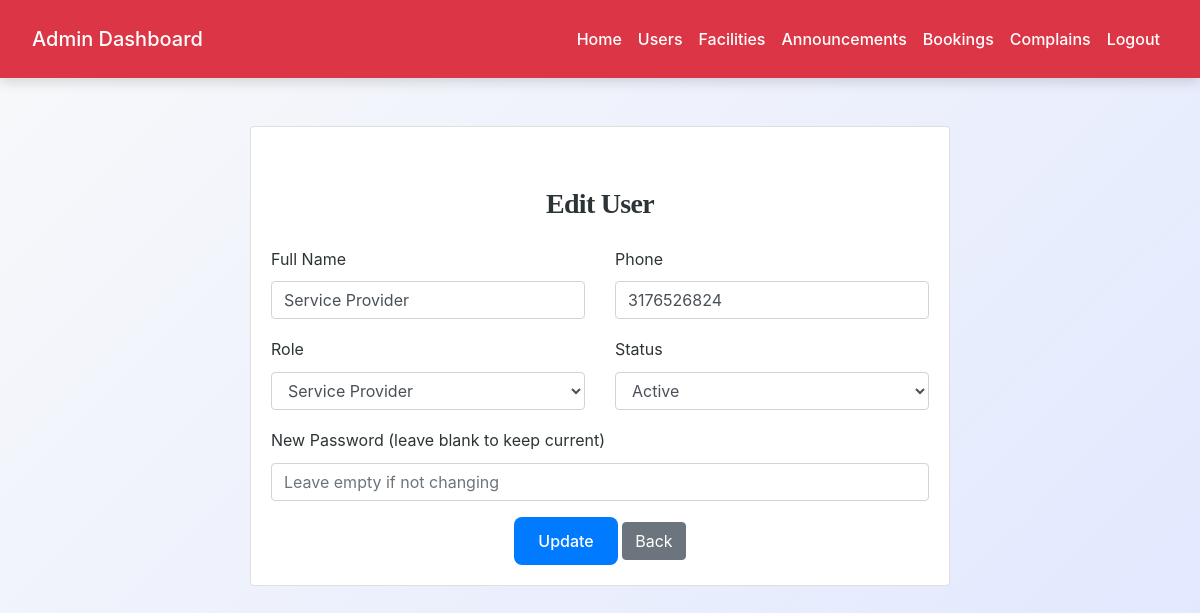
Page /admin/edit_user.php?id=2 (signed in) on the committed database.
### tables this page shows
CREATE TABLE `users` (
  `id` int(11) NOT NULL,
  `full_name` varchar(100) NOT NULL,
  `email` varchar(100) NOT NULL,
  `phone` varchar(20) DEFAULT NULL,
  `password` varchar(255) NOT NULL,
  `role` enum('admin','resident','service_provider') NOT NULL,
  `address` text DEFAULT NULL,
  `profile_picture` varchar(255) DEFAULT NULL,
  `status` enum('active','inactive','pending') DEFAULT 'pending',
  `house_no` varchar(20) DEFAULT NULL,
  `block` varchar(20) DEFAULT NULL,
  `service_type` varchar(50) DEFAULT NULL,
  `experience_years` int(11) DEFAULT NULL,
  `created_at` timestamp NOT NULL DEFAULT current_timestamp(),
  `updated_at` timestamp NOT NULL DEFAULT current_timestamp() ON UPDATE current_timestamp()
);

### admin/edit_user.php (the view, shortened to what this page needs)
<?php
include('config.php');
$id = intval($_GET['id']);
$result = mysqli_query($conn, "SELECT * FROM users WHERE id = $id");
$user = mysqli_fetch_assoc($result);
?>
<!DOCTYPE html>
<html>
<head>
    <link rel="stylesheet"
          href="https://maxcdn.bootstrapcdn.com/bootstrap/4.5.2/css/bootstrap.min.css">
    <link rel="stylesheet" href="../css/style.css">
</head>
<body>
<?php include('admin_navbar.php'); ?>
<div class="container mt-5">
    <div class="card mx-auto" style="max-width: 700px;">
        <div class="card-body">
            <h3 class="text-center mb-4">Edit User</h3>
            <form method="POST">
                <div class="row">
                    <div class="col-md-6 mb-3">
                        <label>Full Name</label>
                        <input type="text"
                               name="full_name"
                               value="<?= htmlspecialchars($user['full_name']) ?>"
                               class="form-control"
                               required>
                    </div>
                    <div class="col-md-6 mb-3">
                        <label>Phone</label>
                        <input type="text"
                               name="phone"
                               value="<?= htmlspecialchars($user['phone']) ?>"
                               class="form-control">
                    </div>
                    <div class="col-md-6 mb-3">
                        <label>Role</label>
                        <select name="role" class="form-control">
                            <option value="service_provider" <?= $user['role']=='service_provider'?'selected':'' ?>>Service Provider</option>
                        </select>
                    </div>
                    <div class="col-md-6 mb-3">
                        <label>Status</label>
                        <select name="status" class="form-control">
                            <option value="active" <?= $user['status']=='active'?'selected':'' ?>>Active</option>
                        </select>
                    </div>
                    <div class="col-md-12 mb-3">
                        <label>New Password (leave blank to keep current)</label>
                        <input type="password"
                               name="password"
                               class="form-control"
                               placeholder="Leave empty if not changing">
                    </div>
                </div>
                <div class="text-center">
                    <button type="submit" class="btn btn-primary">Update</button>
                    <a href="view_users.php" class="btn btn-secondary">Back</a>
                </div>
            </form>
        </div>
    </div>
</div>
</body>
</html>

### css/style.css (style rules this page uses)
:root { --primary: #007bff; --secondary: #6c757d; --success: #28a745; --info: #17a2b8; --warning: #ffc107; --danger: #dc3545; --light: #f8f9fa; --dark: #2d3436; --accent: #ff6f61; --highlight: #6f42c1; --shadow: rgba(0, 0, 0, 0.15); --transition: all 0.3s ease-in-out; }
body { font-family: 'Inter', 'Segoe UI', Tahoma, Geneva, Verdana, sans-serif; background: linear-gradient(135deg, var(--light) 0%, #e0e7ff 100%); color: var(--dark); line-height: 1.8; margin: 0; padding: 0; min-height: 100vh; font-size: 16px; }
h1, h2, h3, h4 { text-align: center; margin: 2.5rem 0; font-family: 'Georgia', 'Times New Roman', serif; color: var(--dark); font-weight: 700; letter-spacing: -0.025em; }
h3 { font-size: 1.75rem; }
.container { max-width: 1200px; margin: 0 auto 3rem; padding: 0 1.5rem; }
.btn-primary { background-color: var(--primary); color: #fff; border: none; border-radius: 8px; padding: 0.75rem 1.5rem; font-size: 1rem; font-weight: 500; cursor: pointer; transition: var(--transition); display: inline-flex; align-items: center; justify-content: center; }
a { color: var(--primary); text-decoration: none; font-weight: 500; transition: var(--transition); }

### rows in the picture
users: full_name "Service Provider", phone "3176526824", role "Service Provider", status "Active"
